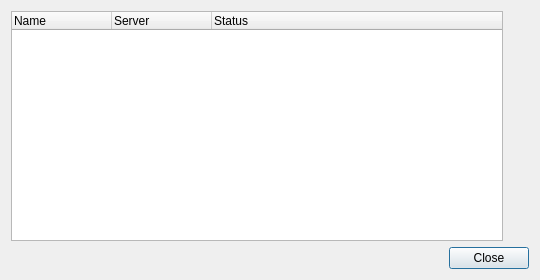
<?xml version="1.0" encoding="UTF-8"?>
<ui version="4.0">
 <class>AccountManage</class>
 <widget class="QDialog" name="AccountManage">
  <property name="geometry">
   <rect>
    <x>0</x>
    <y>0</y>
    <width>540</width>
    <height>280</height>
   </rect>
  </property>
  <property name="windowTitle">
   <string>Jabber Accounts</string>
  </property>
  <layout class="QVBoxLayout" name="_2">
   <item>
    <layout class="QHBoxLayout">
     <item>
      <widget class="QTreeWidget" name="lv_accs">
       <property name="indentation">
        <number>0</number>
       </property>
       <property name="rootIsDecorated">
        <bool>false</bool>
       </property>
       <property name="uniformRowHeights">
        <bool>true</bool>
       </property>
       <property name="itemsExpandable">
        <bool>false</bool>
       </property>
       <property name="allColumnsShowFocus">
        <bool>true</bool>
       </property>
       <attribute name="headerCascadingSectionResizes">
        <bool>true</bool>
       </attribute>
       <attribute name="headerStretchLastSection">
        <bool>true</bool>
       </attribute>
       <column>
        <property name="text">
         <string>Name</string>
        </property>
       </column>
       <column>
        <property name="text">
         <string>Server</string>
        </property>
       </column>
       <column>
        <property name="text">
         <string>Status</string>
        </property>
       </column>
      </widget>
     </item>
     <item>
      <layout class="QVBoxLayout">
       <item>
        <widget class="IconButton" name="pb_add" native="true">
         <property name="text" stdset="0">
          <string>&amp;Add</string>
         </property>
         <property name="psiIconName" stdset="0">
          <string>psi/addContact</string>
         </property>
        </widget>
       </item>
       <item>
        <widget class="IconButton" name="pb_modify" native="true">
         <property name="text" stdset="0">
          <string>&amp;Modify</string>
         </property>
        </widget>
       </item>
       <item>
        <widget class="IconButton" name="pb_remove" native="true">
         <property name="text" stdset="0">
          <string>Rem&amp;ove</string>
         </property>
         <property name="psiIconName" stdset="0">
          <string>psi/remove</string>
         </property>
        </widget>
       </item>
       <item>
        <spacer name="Spacer12">
         <property name="orientation">
          <enum>Qt::Vertical</enum>
         </property>
         <property name="sizeType">
          <enum>QSizePolicy::Expanding</enum>
         </property>
         <property name="sizeHint" stdset="0">
          <size>
           <width>20</width>
           <height>127</height>
          </size>
         </property>
        </spacer>
       </item>
      </layout>
     </item>
    </layout>
   </item>
   <item>
    <widget class="QDialogButtonBox" name="buttonBox">
     <property name="standardButtons">
      <set>QDialogButtonBox::Close</set>
     </property>
    </widget>
   </item>
  </layout>
 </widget>
 <layoutdefault spacing="6" margin="11"/>
 <customwidgets>
  <customwidget>
   <class>IconButton</class>
   <extends>QWidget</extends>
   <header>iconbutton.h</header>
  </customwidget>
 </customwidgets>
 <resources/>
 <connections>
  <connection>
   <sender>buttonBox</sender>
   <signal>rejected()</signal>
   <receiver>AccountManage</receiver>
   <slot>reject()</slot>
   <hints>
    <hint type="sourcelabel">
     <x>372</x>
     <y>265</y>
    </hint>
    <hint type="destinationlabel">
     <x>474</x>
     <y>210</y>
    </hint>
   </hints>
  </connection>
 </connections>
</ui>
